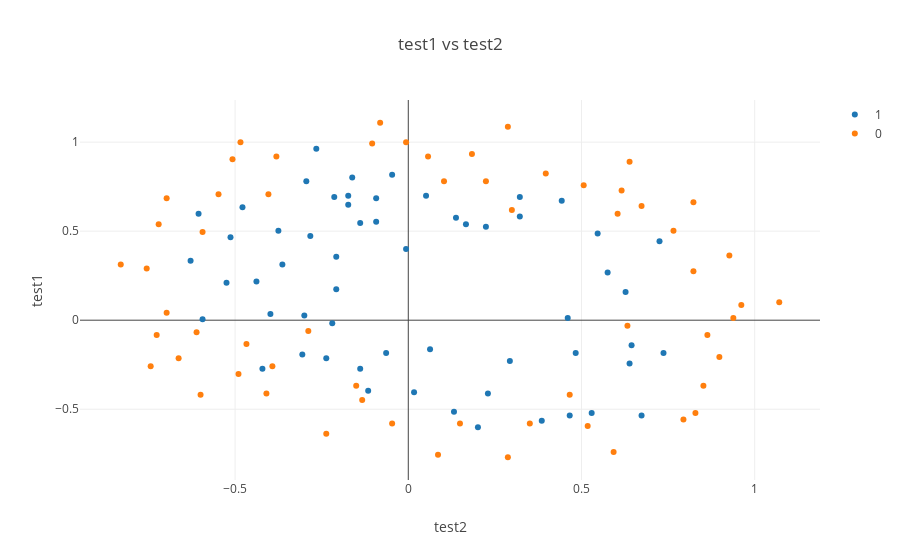

This figure's notebook cell:
### Code cell
results = [1 , 0]
fig = {
    'data': [
        {
            'x': data.loc[(data['result']==result), 'test1'] ,
            'y': data.loc[(data['result']==result),'test2'],
            'name': result, 'mode': 'markers',
        } for result in results
    ],
    'layout': {
        'title': 'test1 vs test2',
        'xaxis': {'title': 'test2'},
        'yaxis': {'title': "test1"}
    }
}
py.offline.iplot(fig)
